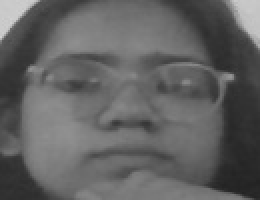
#> input picture Python AI based Programms/dataset/champ/1.jpg, 130 x 100 px, given in place of the camera (shown 2 times larger)
$ python 'Face Dect-2.py'
#> lines starting #> are read from the running program, lines starting #| are printed output that depends on the picture; after the words box and inside, x2 and y2 are one past the last pixel; in counts of white or black regions, pixels touching at a corner belong together
import cv2
import os

dataset = "dataset"
name = "champ"

if not os.path.isdir(dataset):
    os.mkdir(dataset)

path = os.path.join(dataset, name)
if not os.path.isdir(path):
    os.mkdir(path)

(width, height) = (130, 100)

alg = "haarcascade_frontalface_default.xml"
haar_cascade = cv2.CascadeClassifier(cv2.data.haarcascades + alg)
cam = cv2.VideoCapture(0)

count = 1
while count < 31:
    print(count)
    _, img = cam.read()
#> img is the input picture: shape (100, 130, 3); min 35, max 210, mean 97.7
    grayImg = cv2.cvtColor(img, cv2.COLOR_BGR2GRAY)

    face = haar_cascade.detectMultiScale(grayImg, 1.3, 4)
#> face = [[19, 4, 89, 89]]

    for (x, y, w, h) in face:
        cv2.rectangle(img, (x, y), (x+w, y+h), (0, 255, 0), 2)
        faceOnly = grayImg[y:y+h, x:x+w]
        resizeImg = cv2.resize(faceOnly, (width, height))
        cv2.imwrite(os.path.join(path, "%s.jpg" % str(count)), resizeImg)
#> this loop made 1 pass
#> pass 1, `faceOnly = grayImg[y:y+h, x:x+w]`:
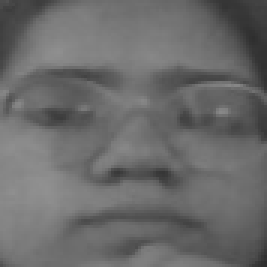
#> faceOnly: shape (89, 89) (shown 3 times larger); min 45, max 144, mean 106.3
#> pass 1, `resizeImg = cv2.resize(faceOnly, (width, height))`:
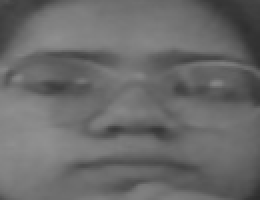
#> resizeImg: shape (100, 130) (shown 2 times larger); min 45, max 144, mean 106.2
#> after the loop:
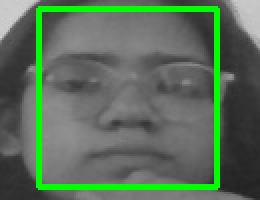
#> img: shape (100, 130, 3) (shown 2 times larger); 8.18% of pixels changed, all inside (x1, y1, x2, y2) = (18, 3, 110, 95)
    count += 1

    cv2.imshow("FaceDetection", img)
    key = cv2.waitKey(10)
#> (key q is pressed here)

    if key == ord("q"):
       break

print("Image Captured Successfully")
cam.release()
cv2.destroyAllWindows()

$ run again, on Python AI based Programms/dataset/champ/10.jpg
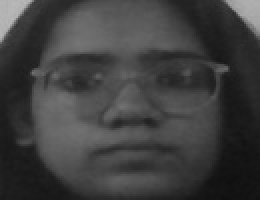
#> input picture Python AI based Programms/dataset/champ/10.jpg, 130 x 100 px, given in place of the camera (shown 2 times larger)
#> img is the input picture: shape (100, 130, 3); min 15, max 185, mean 63
#> face = [[18, 6, 89, 89]]
#> the loop `for (x, y, w, h) in face:` made 1 pass
#> pass 1, `faceOnly = grayImg[y:y+h, x:x+w]`:
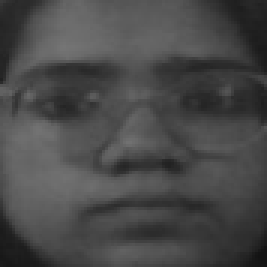
#> faceOnly: shape (89, 89) (shown 3 times larger); min 19, max 117, mean 72.8
#> after the loop `for (x, y, w, h) in face:`:
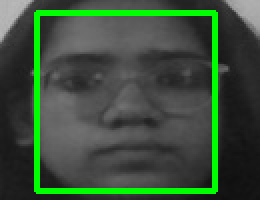
#> img: shape (100, 130, 3) (shown 2 times larger); 8.18% of pixels changed, all inside (x1, y1, x2, y2) = (17, 5, 109, 97)
